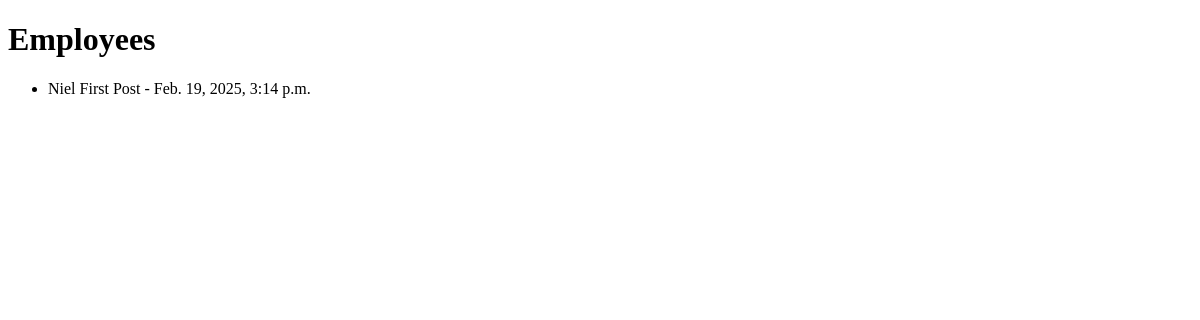
Before: / with the older database file.
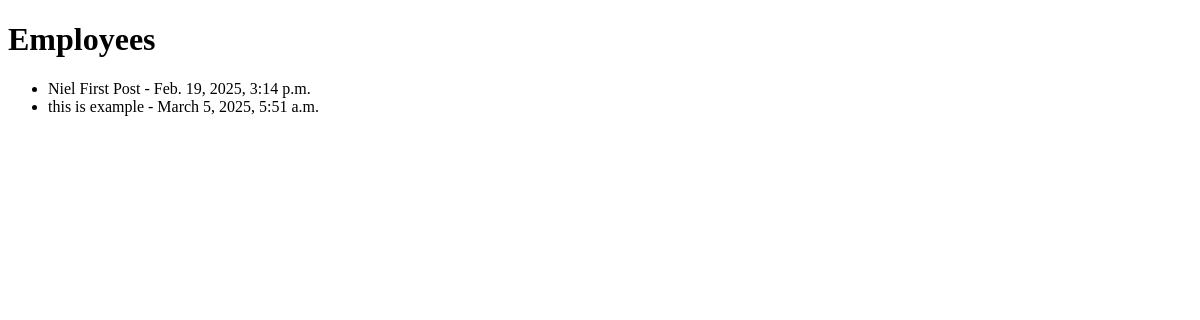
After: the same page with the newer database file.
### employees/models.py (models this page shows, shortened)
class Post(models.Model):
    title = models.CharField(max_length=100)
    content = models.TextField()
    created_at = models.DateTimeField(auto_now_add=True)

### employees/views.py (the view)
# urls.py: path('', views.post_list, name='post_list'),
def post_list(request):
    posts = Post.objects.all()
    return render(request, 'post_list.html', {'posts':posts})

### employees/templates/post_list.html (shortened to what this page needs)
<!DOCTYPE html>
<html>
<head>
</head>
<body>
    <h1>Employees</h1>
    <ul>
        {% for post in posts %}
        <li>{{ post.title }} - {{ post.created_at }}</li>
        {% endfor %}
    </ul>
</body>
</html>

Changed rows visible on the page:
added Post: title "this is example", created_at "March 5, 2025, 5:51 a.m."
